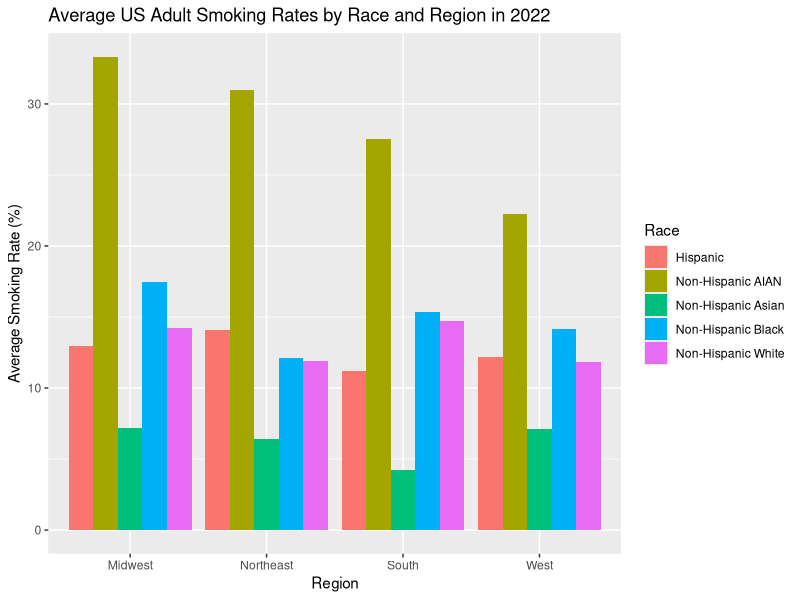
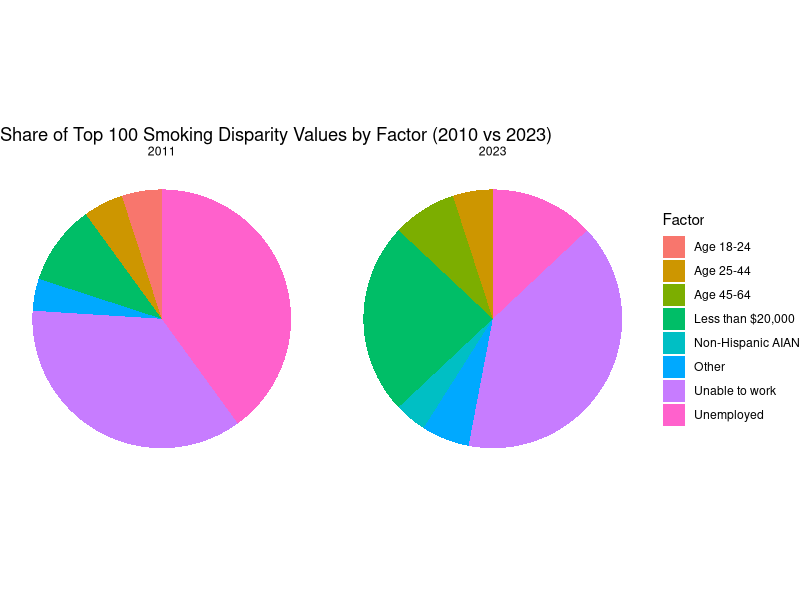
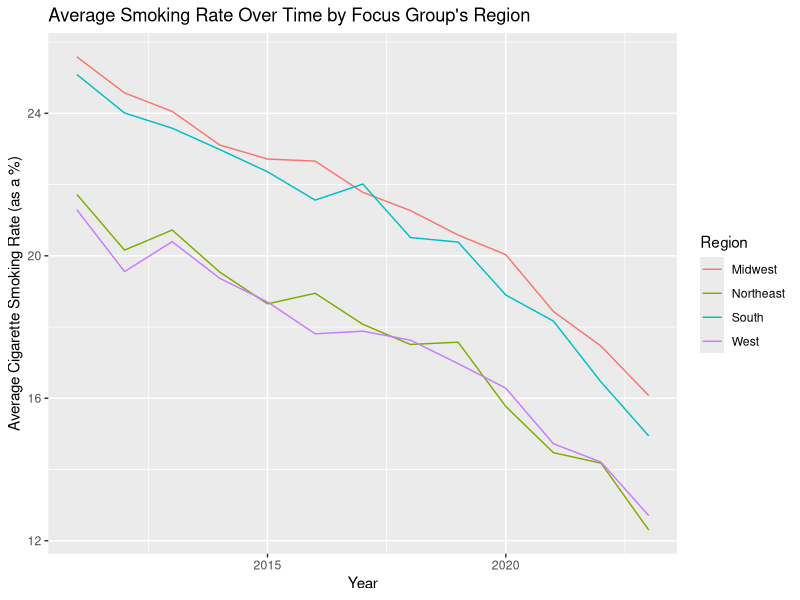
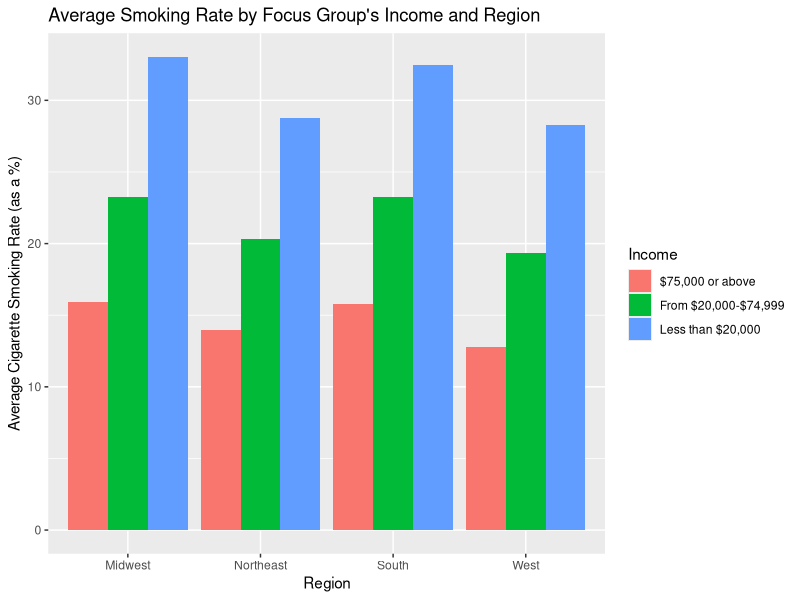
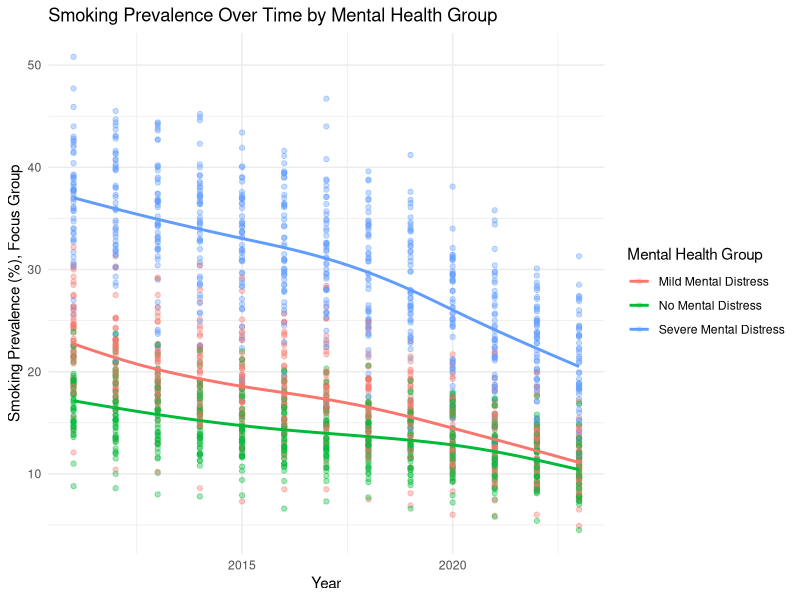

The R source for these figures, in order:
## ---- chunk 1
knitr::opts_chunk$set(echo = TRUE)
library(tidyverse)

## ---- chunk 2

age <- read_csv("data/Age-Related_Disparities_in_Cigarette_Smoking_Among_Adults_20251101.csv")

employment <- read_csv("data/Employment-Related_Disparities_in_Cigarette_Smoking_Among_Adults_20251101.csv")

income <- read_csv("data/Income-Related_Disparities_in_Cigarette_Smoking_Among_Adults_20251101.csv")

m_health <- read_csv("data/Mental_Health-Related_Disparities_in_Cigarette_Smoking_Among_Adults_20251101.csv")

race <- read_csv("data/Race_and_Ethnic_Disparities_in_Cigarette_Smoking_Among_Adults_20251101.csv")

## ---- chunk 3
# Merging all tables into one. This only requires bind_rows since all variable names are the same across all five tables.

tobacco_chr <- bind_rows(age, employment, income, m_health, race)
## ---- chunk 4
# Converting quantitative variables to numeric datatypes

tobacco <- tobacco_chr |>
  mutate(across(c(`Cigarette Use Prevalence % (Focus group)`,
                   `Cigarette Use Prevalence % (Reference group)`,
                   `Disparity Value`),
                as.numeric))
## ---- chunk 5
n_distinct(tobacco$`Tobacco Use`)

# The "tobacco use" column is useless since it only says "Cigarette Use Among Adults". Therefore let's get rid of it.
tobacco <- tobacco |>
  select(-`Tobacco Use`)
## ---- chunk 6
tobacco <- tobacco |>
  group_by(`Year`,
           `State`,
           `Demographic`,
           `Comparing (Focus group)`,
           `Cigarette Use Prevalence % (Focus group)`)|>
  mutate(`Mean Disparity Value (Focus Group)` = mean(`Disparity Value`))

# Creating a new column which assigns each state to a designated region based on the Census Regions and Divisions of the United States.

tobacco_region <- tobacco |>
  mutate(
    region = case_when(
      State %in% c(
        "Maine","New Hampshire","Vermont","Massachusetts","Rhode Island","Connecticut",
        "New York","New Jersey","Pennsylvania"
      ) ~ "Northeast",
      
      State %in% c(
        "Ohio","Indiana","Illinois","Michigan","Wisconsin",
        "Minnesota","Iowa","Missouri","North Dakota","South Dakota","Nebraska","Kansas"
      ) ~ "Midwest",
      
      State %in% c(
        "Delaware","Maryland","District of Columbia","Virginia","West Virginia",
        "North Carolina","South Carolina","Georgia","Florida",
        "Kentucky","Tennessee","Mississippi","Alabama",
        "Oklahoma","Texas","Arkansas","Louisiana"
      ) ~ "South",
      
      State %in% c(
        "Idaho","Montana","Wyoming","Nevada","Utah","Colorado","Arizona","New Mexico",
        "Alaska","Washington","Oregon","California","Hawaii"
      ) ~ "West",))

tobacco_region

#To check for NA values.
tobacco_region |>
  filter(is.na(region))
## ---- chunk 7

tobacco_region |>
  filter(Year == 2022, Demographic == "Race and Ethnicity") |>
 
  group_by(Race = `Comparing (Focus group)`, region) |>
  summarize(race_mean = mean(`Cigarette Use Prevalence % (Focus group)`, na.rm = TRUE)) |>
 
  ggplot(aes(x = region, y = race_mean, fill = Race)) + geom_col(position = "dodge") +
  labs(title = "Average US Adult Smoking Rates by Race and Region in 2022",
       x = "Region", y = "Average Smoking Rate (%)", fill = "Race")

## ---- chunk 8

tobacco_region |>
  ungroup() |>
  filter(Year %in% c(2011, 2023)) |>
  select(Year, `Comparing (Focus group)`, `Disparity Value`) |>
  drop_na(`Disparity Value`) |>
  group_by(Year) |>
  slice_max(`Disparity Value`, n = 100, with_ties = F) |>
  add_count(`Comparing (Focus group)`, name = "n_fg") |>
  mutate(FocusGroup2 = ifelse(n_fg <= 3,
                              "Other",
                              `Comparing (Focus group)`)) |>
  ggplot(aes(x = "", fill = FocusGroup2)) +
  geom_bar(width = 1) +
  coord_polar(theta = "y") +
  facet_wrap(~ Year) +
  labs(title = "Share of Top 100 Smoking Disparity Values by Factor (2010 vs 2023)",
      x = NULL, y = NULL,
      fill = "Factor") +
  theme_void()
## ---- chunk 9
tobacco_region |> group_by(`Year`, region) |> 
  summarize(avg = mean(`Cigarette Use Prevalence % (Focus group)`, na.rm = T)) |>
  
  ggplot() + geom_line(aes(x = `Year`, 
                           y = avg, color = region)) +
    labs(title = "Average Smoking Rate Over Time by Focus Group's Region",
         y = "Average Cigarette Smoking Rate (as a %)",
         color = "Region")
## ---- chunk 10
tobacco_region |> filter(`Demographic` == "Income") |> group_by(`Comparing (Focus group)`, `region`) |>
  summarize(avg = mean(`Cigarette Use Prevalence % (Focus group)`, na.rm = T)) |>
  
  ggplot(aes(fill = `Comparing (Focus group)`, y = avg, x = region)) + geom_col(position = "dodge") +
    labs(title = "Average Smoking Rate by Focus Group's Income and Region",
         x = "Region",
         y = "Average Cigarette Smoking Rate (as a %)",
         fill = "Income")
## ---- chunk 11
# Convert smoking prevalence to numeric (as in your PDF)
m_health_numeric <- m_health %>%
  mutate(
    `Cigarette Use Prevalence % (Focus group)` =
      as.numeric(`Cigarette Use Prevalence % (Focus group)`)
  )

# Create scatterplot
ggplot(
  m_health_numeric,
  aes(
    x = Year,
    y = `Cigarette Use Prevalence % (Focus group)`,
    color = `Comparing (Focus group)`  # mental health category
  )
) +
  geom_point(alpha = 0.2) +
  geom_smooth(se = FALSE) +   # optional trend lines
  labs(
    title = "Smoking Prevalence Over Time by Mental Health Group",
    x = "Year",
    y = "Smoking Prevalence (%), Focus Group",
    color = "Mental Health Group"
  ) +
  theme_minimal()
